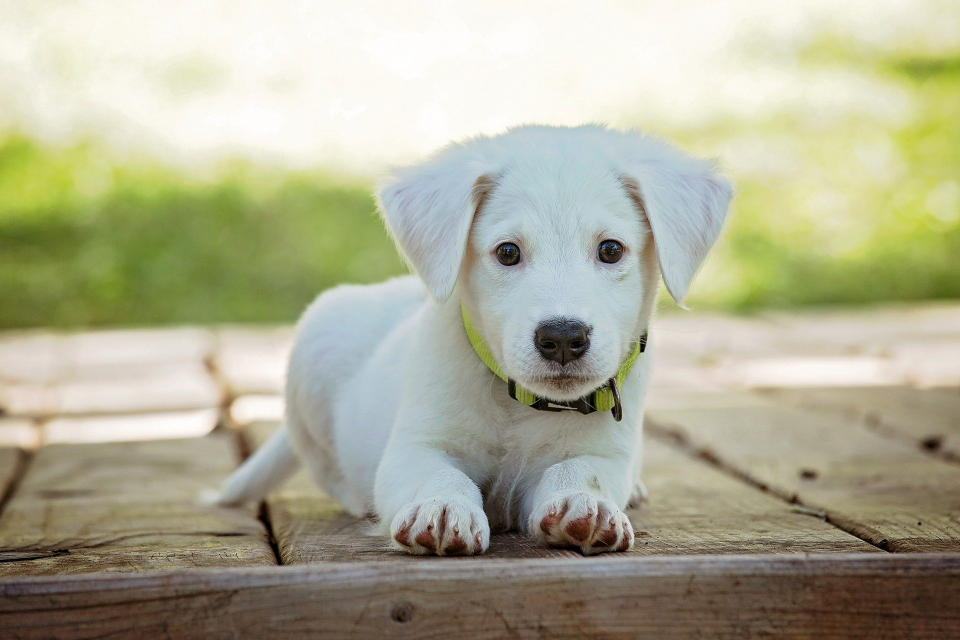
#> input picture perro.jpg, 1920 x 1280 px (shown at 1/2 size)
$ python Procesamiento_de_imagenes2.py   (older library calls are emulated)
#> lines starting #> are read from the running program, lines starting #| are printed output that depends on the picture; after the words box and inside, x2 and y2 are one past the last pixel; in counts of white or black regions, pixels touching at a corner belong together
# -*- coding: utf-8 -*-
"""
Created on Mon Jul 27 16:33:13 2020

@author: darub
"""

import numpy as np
import matplotlib.pyplot as plt
import cv2

# leer una imagen binaria
imagen = cv2.imread('perro.jpg', 0)
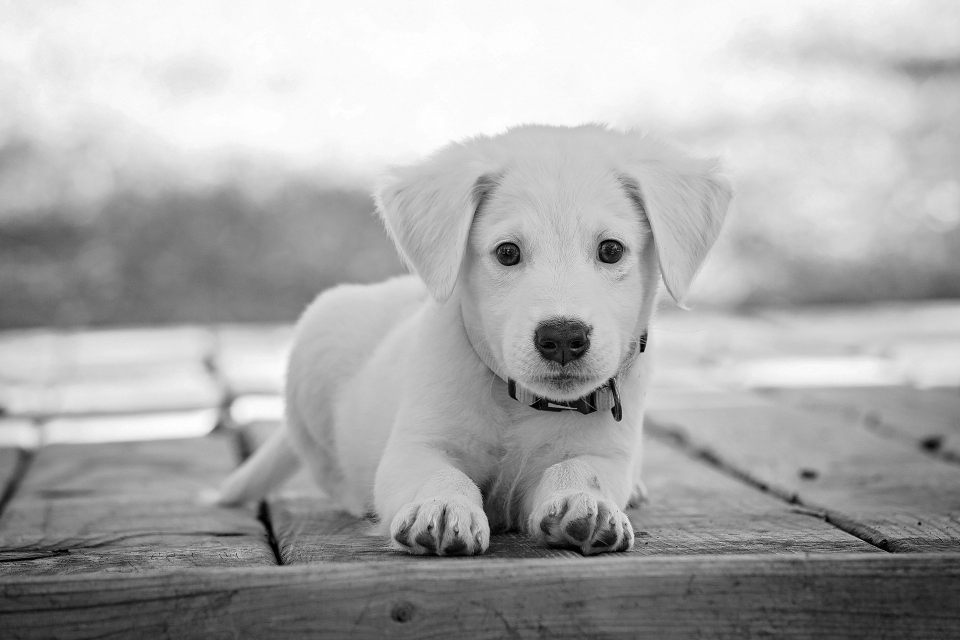
#> imagen: shape (1280, 1920) (shown at 1/2 size); min 0, max 255, mean 171.4
plt.imshow(imagen, cmap='gray')

# los valores menores de 255/2 seran blancos y valores de 255 seran negros
mitad, imagen = cv2.threshold(imagen, 255/2, 255, cv2.THRESH_BINARY)
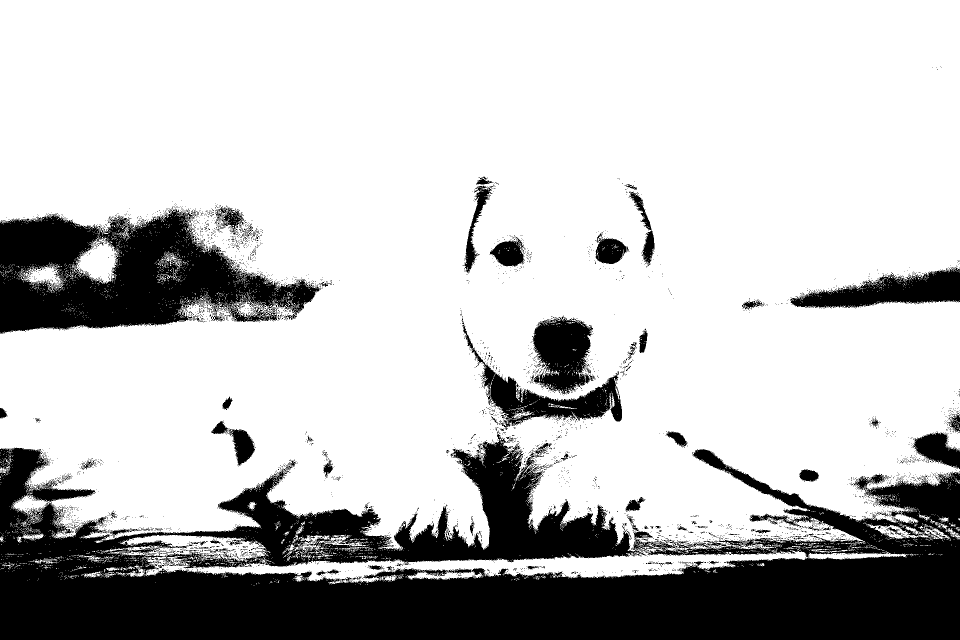
#> imagen: shape (1280, 1920) (shown at 1/2 size); 76.1% white; 4354 black regions (4235 under 20 px), largest, box (x1, y1, x2, y2) and area: (0, 868, 1920, 1280) 421584, (0, 418, 643, 668) 88970, (1580, 533, 1920, 617) 14361
#> mitad = 127
plt.imshow(imagen, cmap='gray')
# proceso inverso
mitad, imagen = cv2.threshold(imagen, 255/2, 255, cv2.THRESH_BINARY_INV)
plt.imshow(imagen, cmap='gray')


# mostrar una imagen en varios tamaños
imagen_color =  cv2.imread('perro.jpg')
#> imagen_color is the input picture: shape (1280, 1920, 3); mean B, G, R 149.2, 174, 174.7
imagen_color = cv2.cvtColor(imagen_color, cv2.COLOR_BGR2RGB)
plt.imshow(imagen_color)
print(imagen_color.shape)
#| (1280, 1920, 3)

figura = plt.figure(figsize=(10,10))
lienzo = figura.add_subplot(111)
lienzo.imshow(imagen_color)
print(imagen_color.shape)
#| (1280, 1920, 3)


# Gradientes y contornos de una imagen
sudoku = cv2.imread('sudoku.jpg',0)
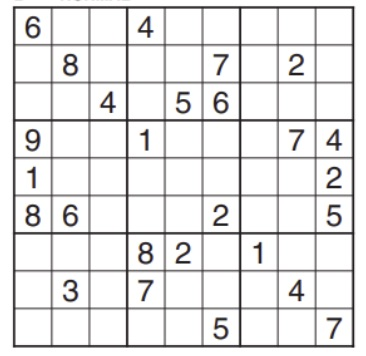
#> input picture sudoku.jpg, 366 x 356 px
#> sudoku: shape (356, 366); min 25, max 255, mean 230.5
plt.imshow(sudoku, cmap='gray')

# identificar contornos en el eje x
sobelx = cv2.Sobel(sudoku, cv2.CV_64F, dx=1, dy=0, ksize=5)
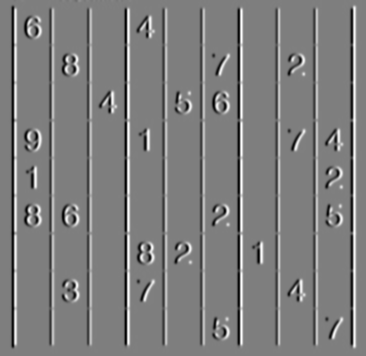
#> sobelx: shape (356, 366) float64; min -9715, max 9796, mean 0; drawn with min black and max white
plt.imshow(sobelx, cmap='gray')
# identificar contornos en el eje y
sobely = cv2.Sobel(sudoku, cv2.CV_64F, dx=0, dy=1, ksize=5)
plt.imshow(sobely, cmap='gray')

# unir contornos X y Y
sudoku_contorno = cv2.addWeighted(src1=sobelx, alpha=0.5, src2=sobely, beta=0.5, gamma=0)
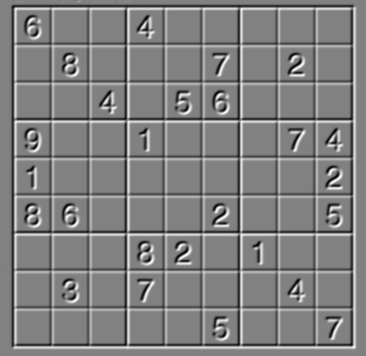
#> sudoku_contorno: shape (356, 366) float64; min -6578, max 6406, mean 0.3; drawn with min black and max white
plt.imshow(sudoku_contorno, cmap='gray')

# contorno otro metodo mas corto
laplacian = cv2.Laplacian(sudoku, cv2.CV_64F)
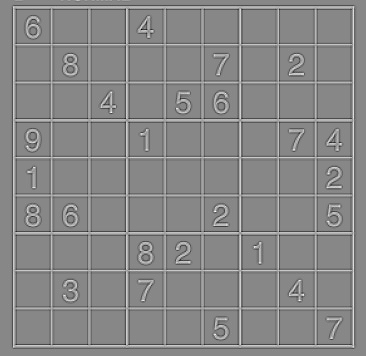
#> laplacian: shape (356, 366) float64; min -334, max 294, mean 0; drawn with min black and max white
plt.imshow(laplacian, cmap='gray')


## efectos de erosion y eliminacion de ruido
imagen_nueva = np.zeros((300,600))
fuente = cv2.FONT_HERSHEY_SIMPLEX
cv2.putText(imagen_nueva, text='ABCDE', org=(50,200), fontFace=fuente,
            fontScale=5, color=(255,255,255), thickness=8)
plt.imshow(imagen_nueva, cmap='gray')

nucleo = np.ones((5,5), dtype=np.uint8)
# erosionar la imagen creada con valores de 1 negros
imagen_erosion = cv2.erode(imagen_nueva, nucleo, iterations=1)
plt.imshow(imagen_erosion, cmap='gray')

## crear una imagen con ruido
ruido = np.random.randint(low=0,high=2,size=imagen_nueva.shape)
ruido = ruido *255
plt.imshow(ruido, cmap='gray')

# imagen con ruido
imagen_ruido = imagen_nueva + ruido
plt.imshow(imagen_ruido, cmap='gray')

# imagen sin el ruido
imagen_sin_ruido = cv2.morphologyEx(imagen_ruido, cv2.MORPH_OPEN, nucleo)
plt.imshow(imagen_sin_ruido, cmap='gray')

# rellenar las letras del nucleo de unos
gradiente = cv2.morphologyEx(imagen_nueva,cv2.MORPH_GRADIENT,nucleo)
plt.imshow(gradiente, cmap='gray')


### HISTOGRAMA DE COLORES DE UNA IMAGEN
imagen_color =  cv2.imread('perro.jpg')
imagen_color = cv2.cvtColor(imagen_color, cv2.COLOR_BGR2RGB)
plt.imshow(imagen_color)
print(imagen_color.shape)
#| (1280, 1920, 3)
# Color [0] Rojo
histograma = cv2.calcHist([imagen_color],[0],None,[256],[0,256])
#> histograma = 256 values, max 73474 at index 251, min 190 at index 2, mean 9600
plt.plot(histograma)

# todos los colores
color = ('b','g','r')
for i,col in enumerate(color):
    histr = cv2.calcHist([imagen_color],[i],None,[256],[0,256])
    plt.plot(histr,color = col)
    plt.xlim([0,256])
plt.show()
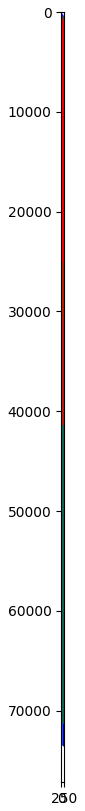
#> figure drawn by matplotlib, 1 panel
